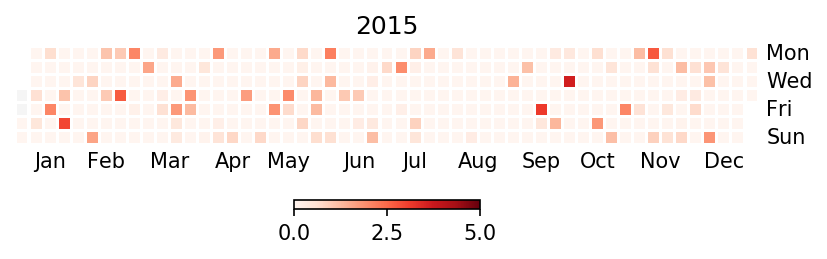

The script that saved this image:
'''
Author: Holmescao
Date: 2021-03-30 10:08:13
LastEditors: Holmescao
LastEditTime: 2021-03-30 14:40:32
Description:
'''
import calendar
from utils import calmap as calmap
import pandas as pd
import numpy as np
import matplotlib.pyplot as plt
import matplotlib.cm as cm

np.random.seed(sum(map(ord, 'calmap')))

all_days = pd.date_range('1/1/2015', periods=700, freq='D')
days = np.random.choice(all_days, 500)
events = pd.Series(np.random.randn(len(days)), index=days)

fig = plt.figure()

ax, pcm = calmap.yearplot(events,
                          vmin=0,
                          vmax=5,
                          year=2015,
                          daylabels=calendar.day_abbr[:],
                          dayticks=[0, 2, 4, 6],
                          monthlabels=calendar.month_abbr[1:],
                          monthticks=True,
                          monthly_border=False,
                          cmap=cm.Reds,
                          label='Less',
                          )

fig.colorbar(mappable=pcm, ax=ax,
            #  location='bottom',
             orientation='horizontal',
             shrink=0.25,
             fraction=0.1, pad=0.1,
             #  anchor=(0.05, 0.1), panchor=(2, 1),
             )
plt.title("2015")
plt.savefig("test.png", dpi=150, bbox_inches='tight')
plt.close()
